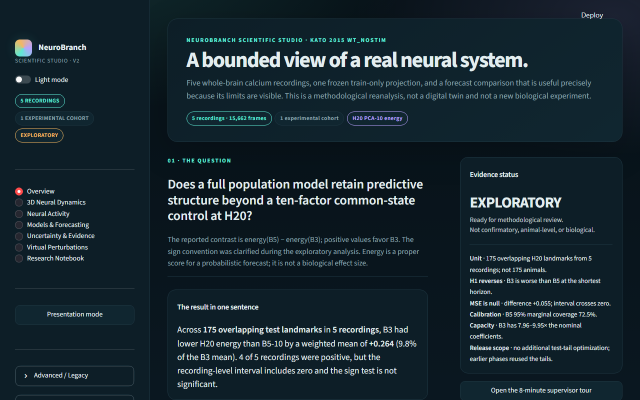
#> input picture reports/scientific_studio/presentation_polish/after/overview_1280.png, 1280 x 800 px, given in place of slide_01_1920.png, which was not available (shown at 1/2 size)
$ python studio_polish_contact_sheet.py
#> lines starting #> are read from the running program, lines starting #| are printed output that depends on the picture
"""Build human-review contact sheets for the presentation polish.

The sheets are navigation aids for a human reviewer, not an automated visual
quality judgment.
"""

from __future__ import annotations

from pathlib import Path

from PIL import Image, ImageDraw, ImageFont

ROOT = Path(__file__).resolve().parents[1]
BASE = ROOT / "reports" / "scientific_studio" / "presentation_polish"
AFTER = BASE / "after"
BEFORE = BASE / "before"


def _font(size: int):
    for name in ("segoeui.ttf", "arial.ttf"):
        try:
            return ImageFont.truetype(name, size)
        except OSError:
            continue
    return ImageFont.load_default()


def _grid(items: list[tuple[str, Path]], *, columns: int, out: Path, thumb_w: int = 620) -> None:
#> called with columns = 2, thumb_w = 620
    label_h = 40
    rows = (len(items) + columns - 1) // columns
    cell_h = int(thumb_w * 1080 / 1920) + label_h
    canvas = Image.new("RGB", (columns * thumb_w, rows * cell_h), "#101820")
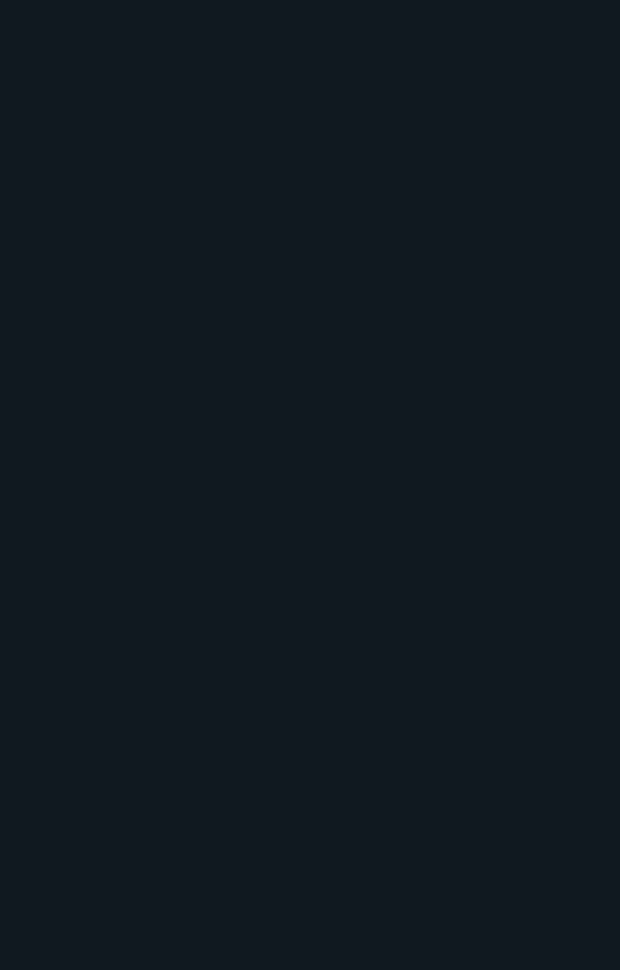
#> canvas: PIL image 1240x1940 RGB (shown at 1/2 size); mean R, G, B 16, 24, 32
    draw = ImageDraw.Draw(canvas)
    font = _font(20)
    for index, (label, path) in enumerate(items):
        image = Image.open(path).convert("RGB")
#> image is the input picture: PIL image 1280x800 RGB; mean R, G, B 23.5, 40, 48.4
        scale = thumb_w / image.width
#> scale = 0.484
        resized = image.resize((thumb_w, max(1, int(image.height * scale))))
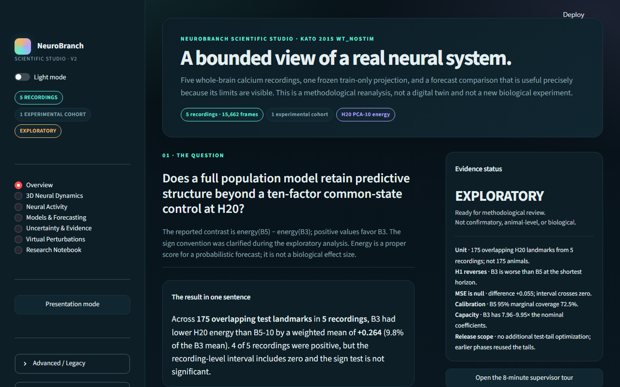
#> resized: PIL image 620x387 RGB; mean R, G, B 23.5, 40, 48.4
        crop = resized.crop((0, 0, thumb_w, min(int(thumb_w * 1080 / 1920), resized.height)))
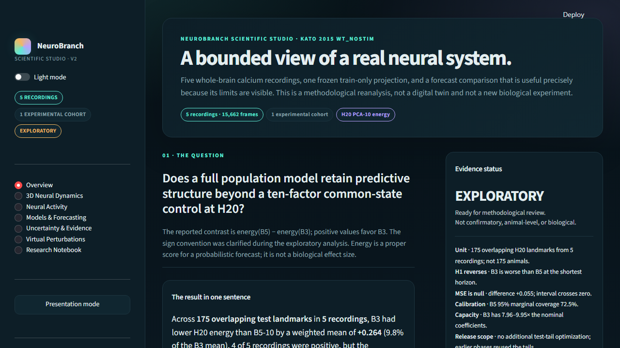
#> crop: PIL image 620x348 RGB; mean R, G, B 23.8, 40.3, 48.6
        x = (index % columns) * thumb_w
        y = (index // columns) * cell_h
        canvas.paste(crop, (x, y + label_h))
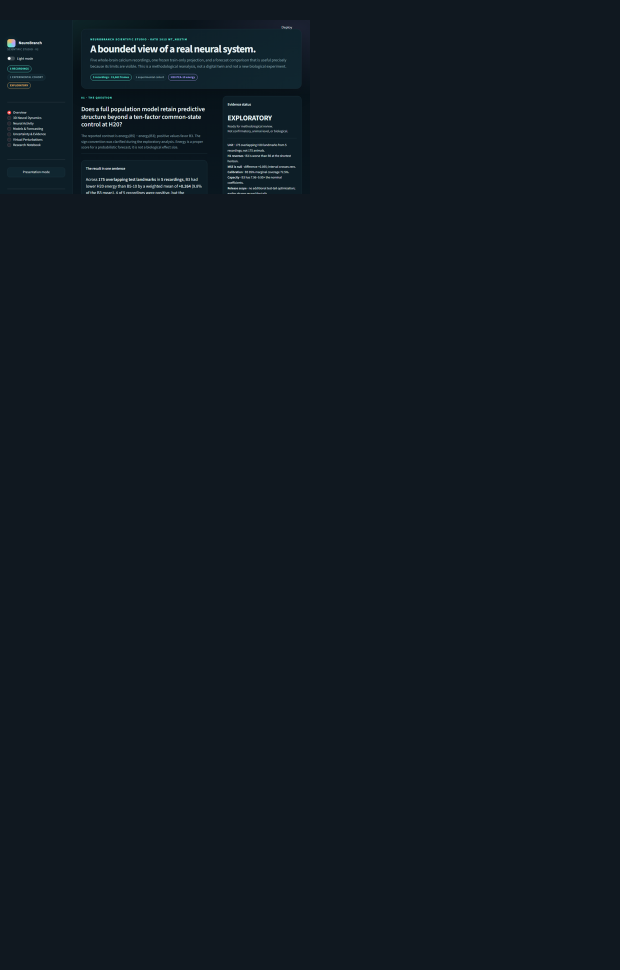
#> canvas: PIL image 1240x1940 RGB (shown at 1/2 size); mean R, G, B 16.7, 25.5, 33.5
        draw.text((x + 8, y + 8), label, fill="#e8f1f5", font=font)
#> pass 2 of the loop in _grid, `for index, (label, path) in enumerate(items):`:
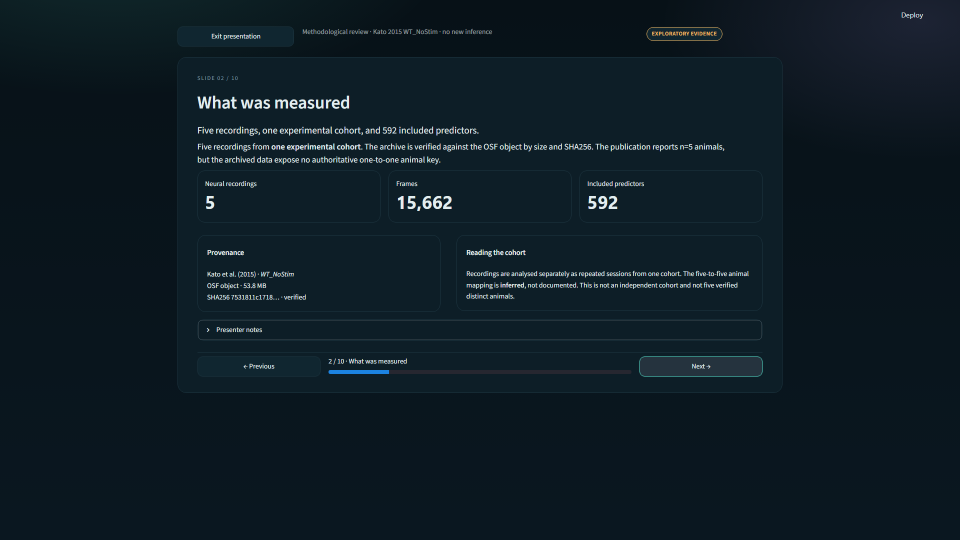
#> input picture reports/scientific_studio/presentation_polish/after/slide_02_1920.png, 1920 x 1080 px (shown at 1/2 size)
#> in _grid, image is the input picture: PIL image 1920x1080 RGB; mean R, G, B 14.1, 28.1, 36.4
#> in _grid, `resized = image.resize((thumb_w, max(1, int(image.height * scale))))`:
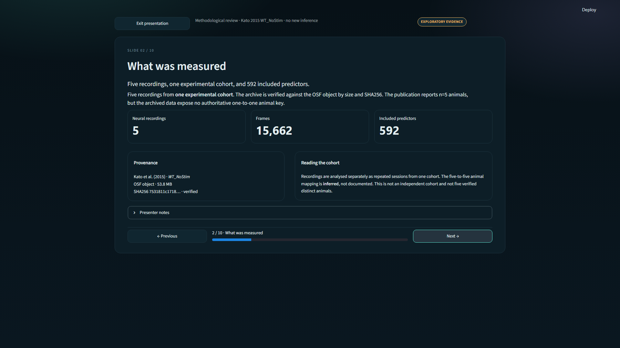
#> resized: PIL image 620x348 RGB; mean R, G, B 14.1, 28.1, 36.4
#> in _grid, `canvas.paste(crop, (x, y + label_h))`:
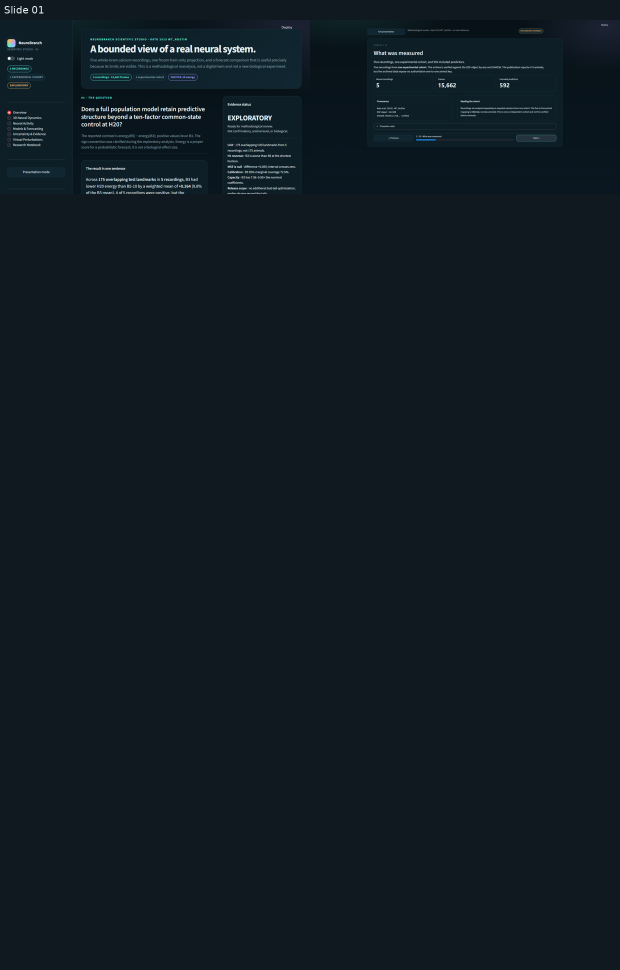
#> canvas: PIL image 1240x1940 RGB (shown at 1/2 size); mean R, G, B 16.6, 25.9, 33.9
#> pass 3 of the loop in _grid, `for index, (label, path) in enumerate(items):`:
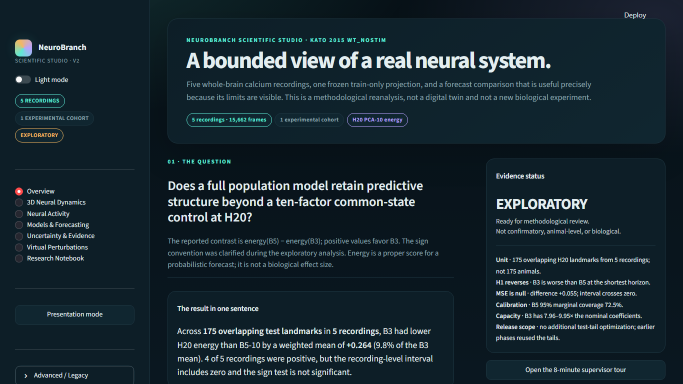
#> input picture reports/scientific_studio/presentation_polish/after/overview_1366.png, 1366 x 768 px, given in place of slide_03_1920.png, which was not available (shown at 1/2 size)
#> in _grid, image is the input picture: PIL image 1366x768 RGB; mean R, G, B 23.5, 39.9, 48.3
#> in _grid, `resized = image.resize((thumb_w, max(1, int(image.height * scale))))`:
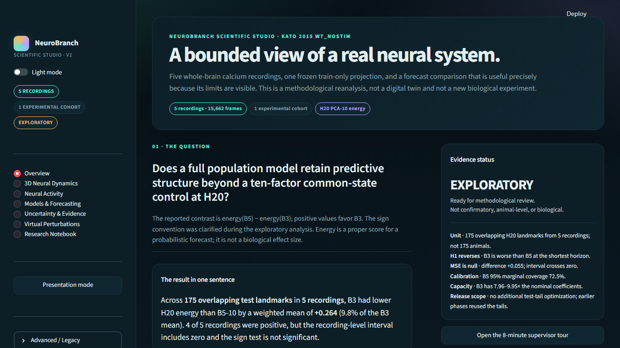
#> resized: PIL image 620x348 RGB; mean R, G, B 23.5, 39.9, 48.3
#> in _grid, `canvas.paste(crop, (x, y + label_h))`:
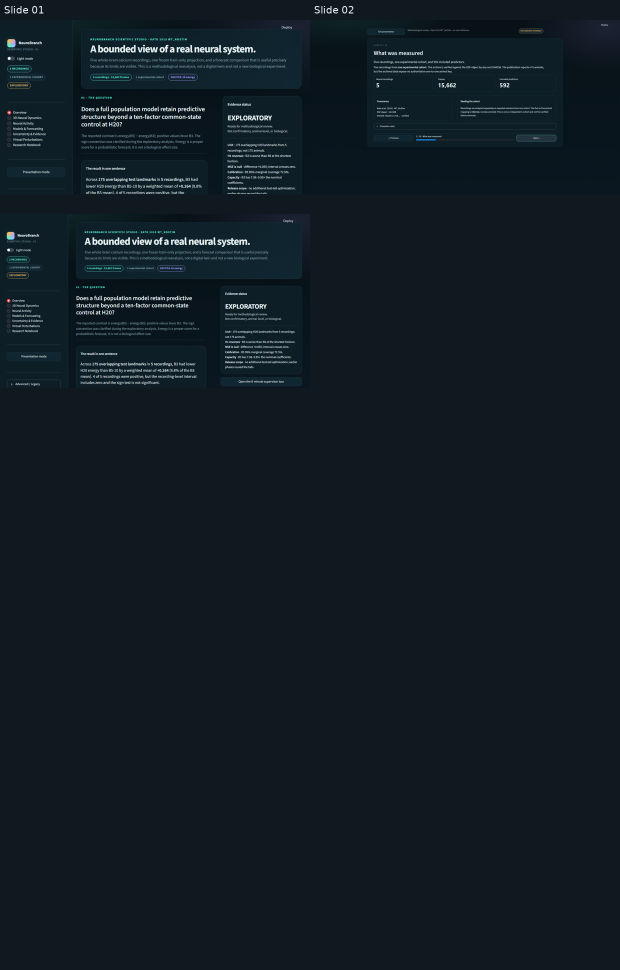
#> canvas: PIL image 1240x1940 RGB (shown at 1/2 size); mean R, G, B 17.3, 27.3, 35.4
#> the loop made 5 passes; the first 3 are shown
    canvas.save(out)
    print(f"wrote {out.relative_to(ROOT)} ({canvas.width}x{canvas.height})")


def main() -> None:
    dark = [(f"Slide {i:02d}", AFTER / f"slide_{i:02d}_1920.png") for i in range(1, 11)]
    light = [(f"Slide {i:02d} · light", AFTER / f"slide_{i:02d}_light_1920.png") for i in range(1, 11)]
    _grid(dark, columns=2, out=AFTER / "contact_sheet_all_slides_1920.png")
    _grid(light, columns=2, out=AFTER / "contact_sheet_all_slides_light_1920.png")
    _grid(
        [
            ("Before · slide 2", BEFORE / "presentation_slide2_1920.png"),
            ("After · slide 2", AFTER / "slide_02_1920.png"),
        ],
        columns=2,
        out=AFTER / "contact_sheet_slide2_before_after.png",
    )
    _grid(
        [
            ("Before · Overview", BEFORE / "overview_1920.png"),
            ("After · Overview", AFTER / "overview_1920.png"),
        ],
        columns=2,
        out=AFTER / "contact_sheet_overview_before_after.png",
    )


if __name__ == "__main__":
#> (the run stopped early here; a loop or call above may not have finished)
